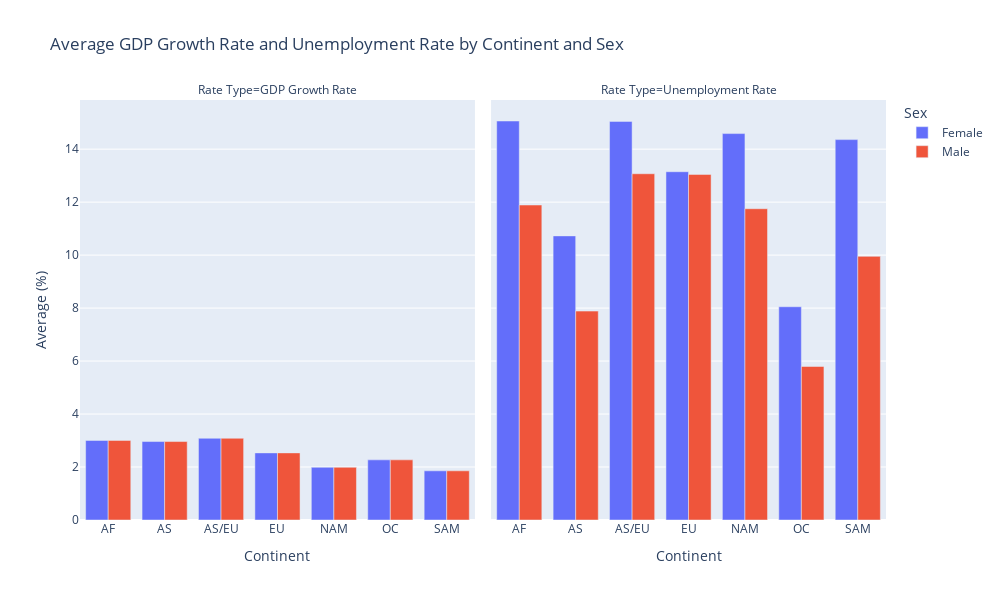

Write notebook code for a chart like this one.
### Markdown cell above
### Step 7: Continent-Level Analysis --- Bar Plots 
##### This step allows us to examine trends across each continents

### Code cell
# Group data by Continent and Sex, and calculate average GDP Growth Rate and Unemployment Rate
continent_sex = reshaped_df.groupby(['Continent', 'Sex'])[['GDP Growth Rate', 'Unemployment Rate']].mean().reset_index()

# Display the aggregated data
print('Aggregated Data by Continent and Sex:')
display(continent_sex)

# Create a bar plot to compare the averages by Continent and Sex
fig = px.bar(
    continent_sex,
    x = 'Continent',
    y = ['GDP Growth Rate', 'Unemployment Rate'],
    color = 'Sex',
    barmode = 'group',
    title = 'Average GDP Growth Rate and Unemployment Rate by Continent and Sex',
    labels = {'value': 'Average (%)', 'variable': 'Rate Type'},
    facet_col = 'variable', 
    height = 600,
    width = 1000
)

fig.show()

# Observations Based on the Bar Plot:

# GDP Growth Rate:
# - Across all continents, the GDP growth rates for females and males are nearly identical,
#   indicating no significant disparity in GDP growth based on sex.

# Unemployment Rate:
# - Female unemployment rates are consistently higher than male unemployment rates across most continents,
#   highlighting a potential gender disparity in employment opportunities.
# - Africa (AF) and South America (SAM) show the highest unemployment rates for females,
#   while Oceania (OC) has the lowest for both sexes.

# Insights:
# - The data emphasizes that while economic growth impacts sexes equally.
#Gender disparities in unemployment persist globally, varying by region.

### Figure 1 — Plotly figure (JSON) as saved in the notebook; plotly's stock layout.template omitted (floating-point values rounded to 4 significant figures)
{"data": [{"alignmentgroup": "True", "hovertemplate": "Sex=Female<br>Rate Type=GDP Growth Rate<br>Continent=%{x}<br>Average (%)=%{y}<extra></extra>", "legendgroup": "Female", "marker": {"color": "#636efa", "pattern": {"shape": ""}}, "name": "Female", "offsetgroup": "Female", "orientation": "v", "showlegend": true, "textposition": "auto", "type": "bar", "x": ["AF", "AS", "AS/EU", "EU", "NAM", "OC", "SAM"], "xaxis": "x", "y": [3.005, 2.962, 3.085, 2.534, 1.99, 2.27, 1.857], "yaxis": "y"}, {"alignmentgroup": "True", "hovertemplate": "Sex=Female<br>Rate Type=Unemployment Rate<br>Continent=%{x}<br>Average (%)=%{y}<extra></extra>", "legendgroup": "Female", "marker": {"color": "#636efa", "pattern": {"shape": ""}}, "name": "Female", "offsetgroup": "Female", "orientation": "v", "showlegend": false, "textposition": "auto", "type": "bar", "x": ["AF", "AS", "AS/EU", "EU", "NAM", "OC", "SAM"], "xaxis": "x2", "y": [15.06, 10.73, 15.05, 13.15, 14.59, 8.051, 14.36], "yaxis": "y2"}, {"alignmentgroup": "True", "hovertemplate": "Sex=Male<br>Rate Type=GDP Growth Rate<br>Continent=%{x}<br>Average (%)=%{y}<extra></extra>", "legendgroup": "Male", "marker": {"color": "#EF553B", "pattern": {"shape": ""}}, "name": "Male", "offsetgroup": "Male", "orientation": "v", "showlegend": true, "textposition": "auto", "type": "bar", "x": ["AF", "AS", "AS/EU", "EU", "NAM", "OC", "SAM"], "xaxis": "x", "y": [3.005, 2.962, 3.085, 2.534, 1.99, 2.27, 1.857], "yaxis": "y"}, {"alignmentgroup": "True", "hovertemplate": "Sex=Male<br>Rate Type=Unemployment Rate<br>Continent=%{x}<br>Average (%)=%{y}<extra></extra>", "legendgroup": "Male", "marker": {"color": "#EF553B", "pattern": {"shape": ""}}, "name": "Male", "offsetgroup": "Male", "orientation": "v", "showlegend": false, "textposition": "auto", "type": "bar", "x": ["AF", "AS", "AS/EU", "EU", "NAM", "OC", "SAM"], "xaxis": "x2", "y": [11.89, 7.887, 13.07, 13.05, 11.75, 5.795, 9.953], "yaxis": "y2"}], "layout": {"annotations": [{"font": {}, "showarrow": false, "text": "Rate Type=GDP Growth Rate", "x": 0.245, "xanchor": "center", "xref": "paper", "y": 1, "yanchor": "bottom", "yref": "paper"}, {"font": {}, "showarrow": false, "text": "Rate Type=Unemployment Rate", "x": 0.755, "xanchor": "center", "xref": "paper", "y": 1, "yanchor": "bottom", "yref": "paper"}], "barmode": "group", "height": 600, "legend": {"title": {"text": "Sex"}, "tracegroupgap": 0}, "title": {"text": "Average GDP Growth Rate and Unemployment Rate by Continent and Sex"}, "width": 1000, "xaxis": {"anchor": "y", "domain": [0, 0.49], "title": {"text": "Continent"}}, "xaxis2": {"anchor": "y2", "domain": [0.51, 1], "matches": "x", "title": {"text": "Continent"}}, "yaxis": {"anchor": "x", "domain": [0, 1], "title": {"text": "Average (%)"}}, "yaxis2": {"anchor": "x2", "domain": [0, 1], "matches": "y", "showticklabels": false}}}
